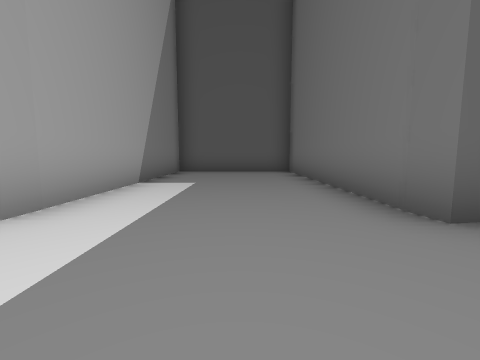
view 1 (above)

16 first-person views from a walk through a Unity game level. The camera is 1.2 m above the floor, tilts 6° down and sees 90° across. The floor is counted in squares, 2 m on a side. Each view is taken from the middle of a square. On the plan, view 1 faces up. The plan holds only what a view shows up to about 9 squares ahead; the rest is blank. The place goes on beyond the plan. The player is left out.

view 2
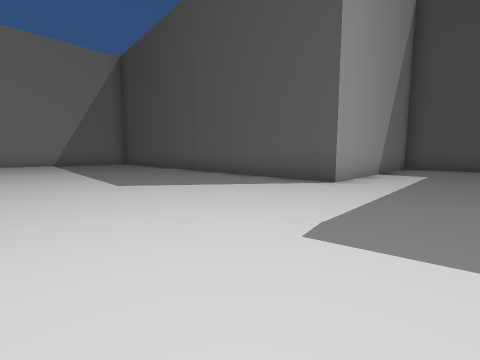

view 3
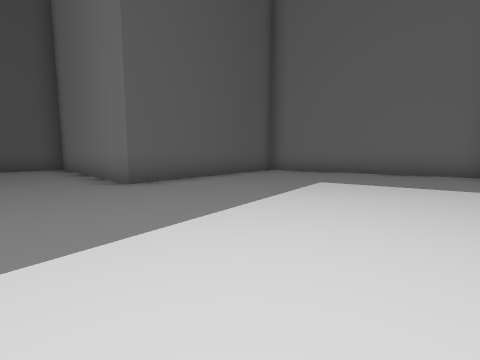

view 4
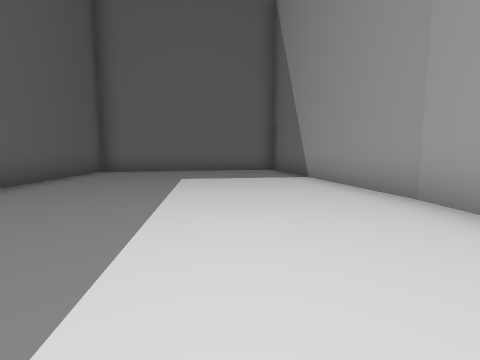

view 5
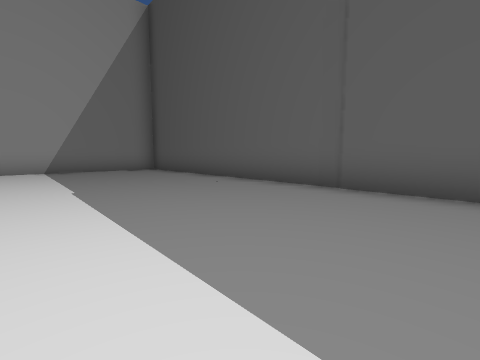

view 6
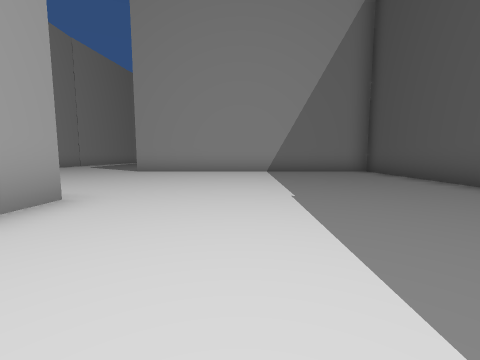

view 7
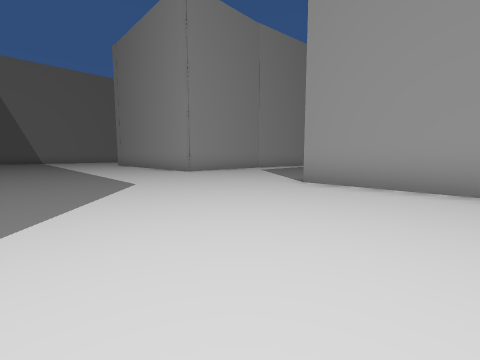

view 8
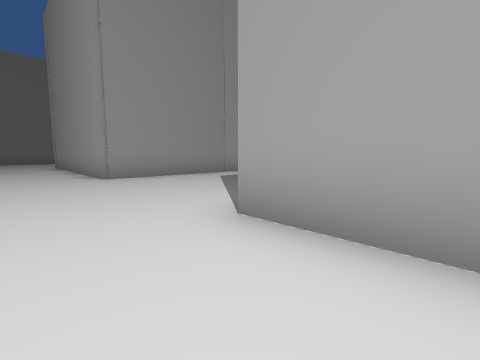

view 9
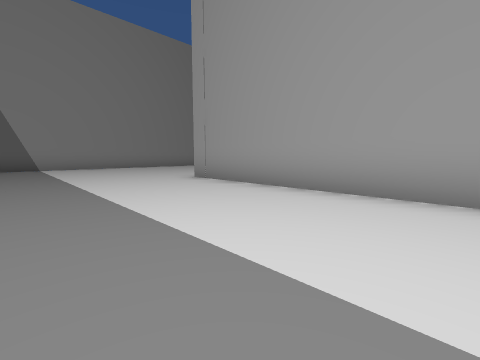

view 10
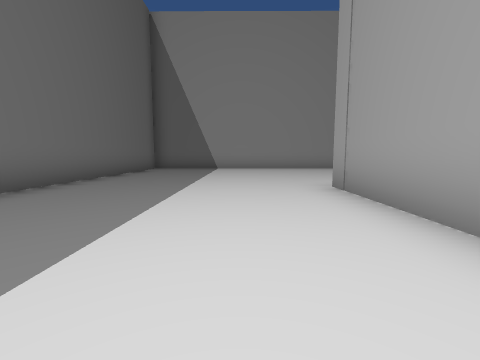

view 11
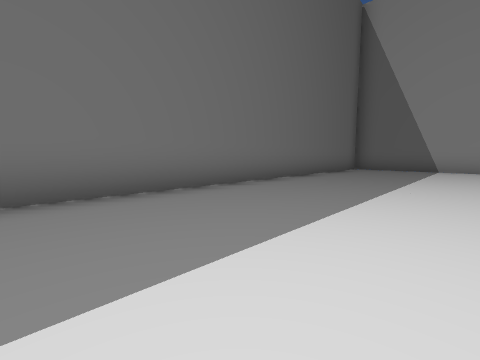

view 12
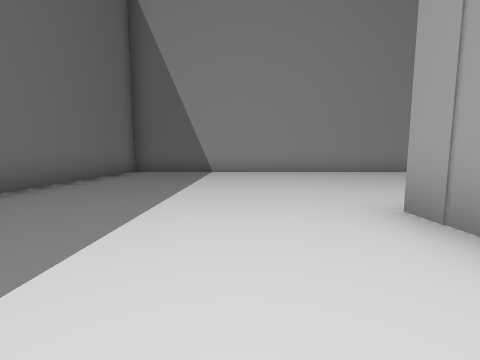

view 13
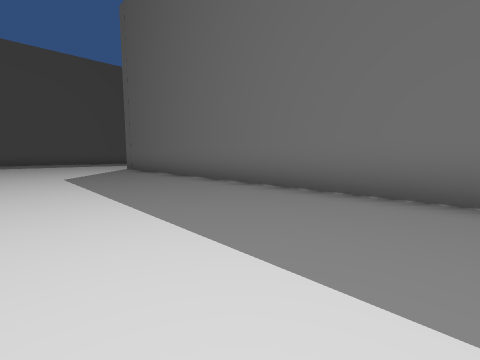

view 14
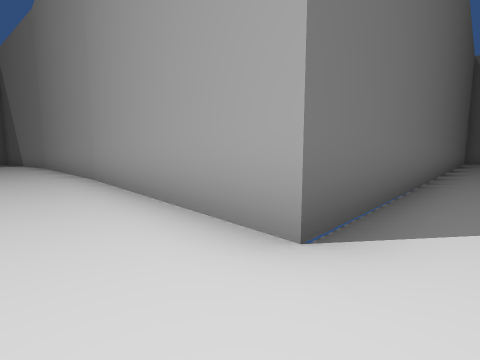

view 15
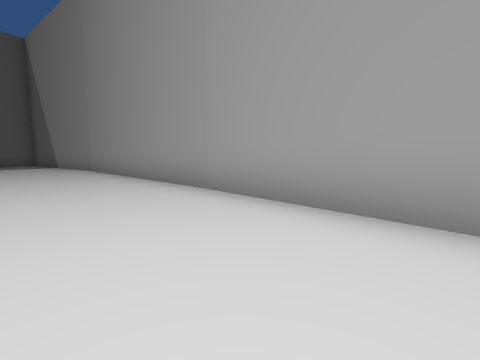

view 16
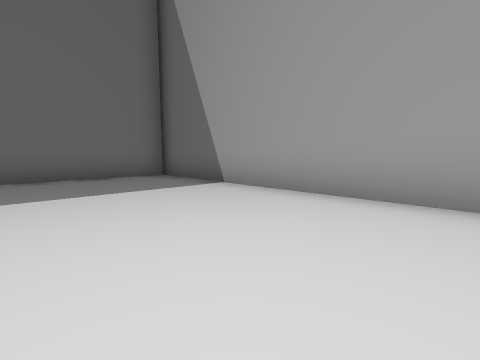

### Floor plan
Points are (right, up) in squares from view 1. A wall is a line through its corners. A room is listed if a view was taken in it or the views show most of it. See-through windows are left out.
Room 1 (views 1, 2, 3, 4, 5, 6, 7, 8, 9, 10, 11, 12, 13, 14, 15, 16)
walls: (-4.7, -4.6) (2.2, -4.4); (2.1, -4.4) (8.1, -3.5); (-17.5, -10.4) (-15.7, -10.4) (-15.8, -17.6); (1.8, 2.5) (1.8, 8.6) (-2.2, 8.6) (-2.2, 2.1) (-15.7, 2.5) (-15.7, -5.8); (8.7, -3.1) (7.7, 3) (1.8, 2) (1.8, 2.6); (-17.6, -23.5) (-10.3, -23.5) (-10.2, -4.4) (-4.5, -4.6)

Positions as (right, up) in squares from view 1, and headings:
1: (0, 0), facing up
2: (0, -3), facing up-left
3: (0, -3), facing up-right
4: (-1, -2), facing right
5: (-6, -2), facing up-left
6: (-7, -2), facing left
7: (-11, -3), facing down-left
8: (-14, -4), facing down-left
9: (-12, -12), facing down-left
10: (-14, -13), facing down
11: (-14, -13), facing down-right
12: (-14, -15), facing down
13: (-14, -15), facing up-right
14: (-11, -3), facing down-right
15: (-8, -2), facing down-right
16: (-17, -20), facing down-right
